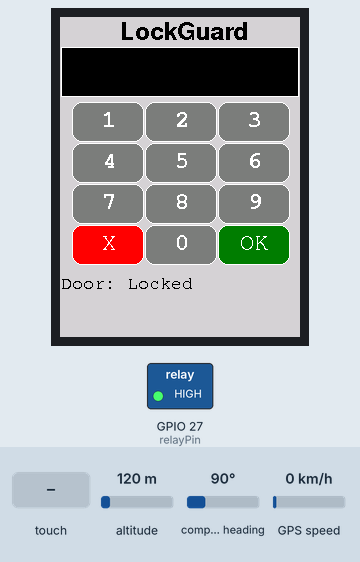
Recording of a program running on a simulated ESP32. Parts: 240×320 colour display, switched loads named in the program (green lamp = pin HIGH). The test bench sets the inputs (shaded band); at power-on: altitude 120 m, compass heading 90°, GPS speed 0 km/h. WiFi joins after 1.5 s; servers stay silent unless stated; storage starts empty; the GPS gets a fix after 3 s at 37.7749, -122.4194 with 8 satellites; what the program prints to the serial monitor is not drawn.

Above: at 3.1 s.
3.2 s: screen touched at 87 % across, 70 % down
At 3.6 s:
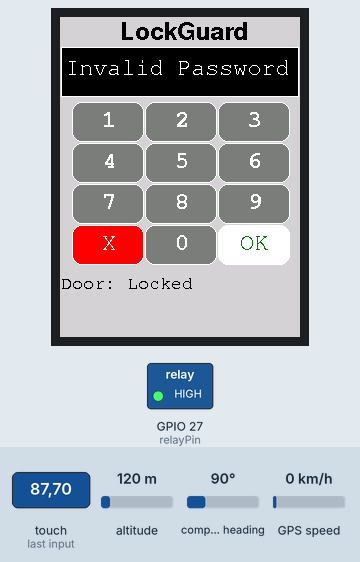
11.9 s: screen touched at 13 % across, 70 % down
At 11.99 s:
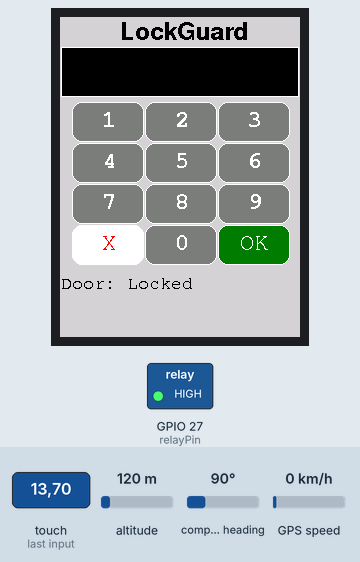
Timing chart, 0 to 14.9 s (numbered marks = the images above; inputs shaded):
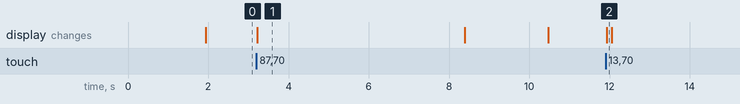

Measured:
- after the input at 3.2 s, the display: changes at once (image 1)
- after the input at 11.9 s, the display: changes at once (image 2)
- what the display in image 1 shows lasts 5.2 s, from 3.2 s to 8.4 s

The program:

main.cpp
```cpp
#include <Arduino.h>
#include <WiFi.h>
#include <PubSubClient.h>  // MQTT library
#include <TinyGPSPlus.h>
#include <HardwareSerial.h>
#include "FS.h"
#include <SPI.h>
#include <TFT_eSPI.h>  // Hardware-specific library
#include <Firebase_ESP_Client.h>

// Firebase credentials
#define API_KEY "APIKEY"
#define DATABASE_URL "DATABASEURL"

// WiFi credentials
#define WIFI_SSID "OPPO A3 Pro 5G"
#define WIFI_PASSWORD "aaaaaaa1"

// Firebase Data object
FirebaseData fbdo;
FirebaseAuth auth;
FirebaseConfig config;

// GPS object
TinyGPSPlus gps;
HardwareSerial SerialGPS(2);  // Create an instance of the HardwareSerial class

const int relayPin = 27;  // Relay pin for solenoid lock

// Timing variables
unsigned long sendDataPrevMillis = 0;
bool doorLocked = true;  // Initial door state is locked
bool invalidattempt = false;
int count = 0;
bool signupOK = false;

// Set global variables
float currentLat = 0.0;
float currentLon = 0.0;
char timeString[9] = "00:00:00";  // Initialize with a default time

// TFT display setup
TFT_eSPI tft = TFT_eSPI();
#define DISP_X 1
#define DISP_Y 30
#define DISP_W 238
#define DISP_H 50
#define DISP_TCOLOR TFT_WHITE

#define NUM_LEN 12
char numberBuffer[NUM_LEN + 1] = "";
uint8_t numberIndex = 0;
uint16_t threshold = 100;
#define PASSWORD "1234"  // Set the password here

// Keypad configuration
#define KEY_X 48 // Centre of key
#define KEY_Y 105
#define KEY_W 72 // Width and height
#define KEY_H 40
#define KEY_SPACING_X 1 // X and Y gap
#define KEY_SPACING_Y 1
#define KEY_TEXTSIZE 1   // Font size multiplier

// Create 12 keys for the keypad
char keyLabel[12][5] = {"1", "2", "3", "4", "5", "6", "7", "8", "9", "X", "0", "OK"};
uint16_t keyColor[12] = {
                         TFT_DARKGREY, TFT_DARKGREY, TFT_DARKGREY,
                         TFT_DARKGREY, TFT_DARKGREY, TFT_DARKGREY,
                         TFT_DARKGREY, TFT_DARKGREY, TFT_DARKGREY,
                         TFT_RED, TFT_DARKGREY, TFT_DARKGREEN
                        };

// Setup TFT buttons and keypad
TFT_eSPI_Button key[12];

// Function prototypes
// void updateDistance(float distance);
void updateStatus(String status);
void updateDoorStatus();
void drawKeypad();
void touch_calibrate();  // Add function prototype for touch calibration
void connectToWiFi();

// Function Prototypes (Declarations)
bool sendToFirebaseFloat(const String &path, float value);
bool sendToFirebaseString(const String &path, const char* value);

void setup() {
  Serial.begin(115200);
  while (!Serial);

  // Connect to Wi-Fi
  connectToWiFi();

  // Initialize GPS
  SerialGPS.begin(9600, SERIAL_8N1, 16, 17); // GPS Serial on RX=16, TX=17
  // Initialize the relay pin
  pinMode(relayPin, OUTPUT);
  digitalWrite(relayPin, HIGH); // Initially locked (no power to solenoid)

  // Firebase setup
  config.api_key = API_KEY;
  config.database_url = DATABASE_URL;
  // No need to define tokenStatusCallback again. It is defined in the Firebase library.

  // Sign-up (authenticate Firebase)
  if (Firebase.signUp(&config, &auth, "", "")) {
    Serial.println("Firebase sign-up successful");
    signupOK = true;
  } else {
    Serial.printf("%s\n", config.signer.signupError.message.c_str());
  }

  Firebase.begin(&config, &auth);
  Firebase.reconnectWiFi(true);

  // Initialize the TFT screen
  tft.init();

  // Set the rotation before we calibrate
  tft.setRotation(0);

  // Calibrate the touch screen and retrieve the scaling factors
  touch_calibrate();

  // Clear the screen
  tft.fillScreen(TFT_BLACK);

  // Draw keypad background
  tft.fillRect(0, 0, 240, 320, TFT_LIGHTGREY);

  // Draw number display area and frame
  tft.fillRect(DISP_X, DISP_Y, DISP_W, DISP_H, TFT_BLACK);
  tft.drawRect(DISP_X, DISP_Y, DISP_W, DISP_H, TFT_WHITE);

  // Draw title of the project
  tft.setFreeFont(&FreeSansBold12pt7b);
  tft.setTextColor(TFT_BLACK);
  tft.drawString("LockGuard", 60, 5);

  updateDoorStatus();
  drawKeypad();
}

void loop() {

  // if (!client.connected()) {
  //   reconnectMQTT();
  // }
  // client.loop();

  if (millis() - sendDataPrevMillis > 15000 || sendDataPrevMillis == 0 || doorLocked == false || invalidattempt == true) {
    sendDataPrevMillis = millis();

    // Read and process GPS data
    while (SerialGPS.available() > 0) {
      char gpsData = SerialGPS.read();
      gps.encode(gpsData);
    }

    // Check if GPS data is available
    if (gps.location.isUpdated() || gps.time.isValid()) {
      // Get the current GPS coordinates
      float currentLat = gps.location.lat();
      float currentLon = gps.location.lng();

      // Get the current time in UTC from GPS
      int hour = gps.time.hour();
      int minute = gps.time.minute();
      int second = gps.time.second();

      // Adjust the time to GMT+7
      hour += 7;
      if (hour >= 24) {
        hour -= 24;
      }

      // Format the time as a string
      char timeString[9];  // HH:MM:SS
      snprintf(timeString, sizeof(timeString), "%02d:%02d:%02d", hour, minute, second);

      // Send GPS data to Firebase with retries
      sendToFirebaseFloat("/gps/latitude", currentLat);
      sendToFirebaseFloat("/gps/longitude", currentLon);
      sendToFirebaseString("/gps/time", timeString);

      if(doorLocked) {
        sendToFirebaseString("/gps/lock", "Locked");
      } else if (!doorLocked) {
        sendToFirebaseString("/gps/lock", "Unlocked");
      }

      if(invalidattempt == true) {
        sendToFirebaseString("/gps/lock", "Failed Attempt to Unlock");
      }

      // Print GPS coordinates and Google Maps link to Serial Monitor
      Serial.print("Latitude: ");
      Serial.print(currentLat, 6);  // Print latitude with 6 decimal places
      Serial.print(", Longitude: ");
      Serial.print(currentLon, 6);  // Print longitude with 6 decimal places

      // Google Maps link
      String googleMapsLink = "https://www.google.com/maps?q=" + String(currentLat, 6) + "," + String(currentLon, 6);
      Serial.print(", Google Maps: ");
      Serial.println(googleMapsLink);

    } else {
      Serial.println("No GPS location data available yet.");
      // Send GPS data to Firebase with retries
      sendToFirebaseFloat("/gps/latitude", 0);
      sendToFirebaseFloat("/gps/longitude", 0);
      sendToFirebaseString("/gps/time", "Cannot get GPS Time Data");

      if(doorLocked) {
        sendToFirebaseString("/gps/lock", "Locked");
      } else if (!doorLocked) {
        sendToFirebaseString("/gps/lock", "Unlocked");
      }

      if(invalidattempt == true) {
        sendToFirebaseString("/gps/lock", "Failed Attempt to Unlock");
      }
    }
  }

  // Check if the OK button was pressed on the TFT keypad
  uint16_t t_x = 0, t_y = 0; // To store the touch coordinates
  bool pressed = tft.getTouch(&t_x, &t_y, threshold);

  for (uint8_t b = 0; b < 12; b++) {
    if (pressed && key[b].contains(t_x, t_y)) {
      key[b].press(true);  // tell the button it is pressed
    } else {
      key[b].press(false);  // tell the button it is NOT pressed
    }

    if (b == 9 || b == 11) tft.setFreeFont(&FreeMono12pt7b);
    else tft.setFreeFont(&FreeMonoBold12pt7b);

    if (key[b].justReleased()) key[b].drawButton();     // draw normal

    if (key[b].justPressed()) {
      key[b].drawButton(true);  // draw invert

      // OK button pressed (button index 11)
      if (b == 11) {
        if (doorLocked) {
          if (strcmp(numberBuffer, PASSWORD) == 0) {
            updateStatus("Valid Password");
            delay(1000);  // Wait for 1 second
            doorLocked = false;  // Unlock the door
            updateStatus("Unlocked");
            sendToFirebaseString("/gps/lock", "Unlocked");
            updateDoorStatus();  // Update the door status on TFT
            // Unlock the door for 5 seconds
            digitalWrite(relayPin, LOW);  // Unlock the solenoid (open the door)
            delay(5000);  // Wait for 5 seconds
            digitalWrite(relayPin, HIGH);  // Lock the solenoid (close the door)
            doorLocked = true;
            updateStatus("Locked");
            sendToFirebaseString("/gps/lock", "Locked");
            updateDoorStatus();  // Update the door status on TFT
          } else {
            updateStatus("Invalid Password");
            invalidattempt = true;
            sendToFirebaseString("/gps/lock", "Failed Attempt to Unlock");
            delay(5000);  // Wait for 5 second
            updateStatus(""); // Clear the status message
            updateDoorStatus();  // Update the door status on TFT
            invalidattempt = false;
          }
        }
        numberIndex = 0;  // Reset the number input after pressing OK
        delay(2000); // Wait for 2 seconds before resetting status message
        numberIndex = 0;
        numberBuffer[numberIndex] = 0; // Reset number buffer
        tft.fillRect(DISP_X, DISP_Y, DISP_W, DISP_H, TFT_BLACK);
        tft.drawRect(DISP_X, DISP_Y, DISP_W, DISP_H, TFT_WHITE);
        Serial.println(numberBuffer);
      }

      // if a numberpad button, append the relevant # to the numberBuffer
      if (b < 9 || b == 10) {
        if (numberIndex < NUM_LEN) {
          numberBuffer[numberIndex] = keyLabel[b][0];
          numberIndex++;
          numberBuffer[numberIndex] = 0; // zero terminate
        }
        updateStatus(""); // Clear the old status
      }

      // Del button, so delete last char
      if (b == 9) {
        numberBuffer[numberIndex] = 0;
        if (numberIndex > 0) {
          numberIndex--;
          numberBuffer[numberIndex] = 0;
        }
        updateStatus(""); // Clear the old status
      }

      // Update the number display field
      tft.setTextDatum(TL_DATUM);
      tft.setFreeFont(&FreeMono18pt7b);
      tft.setTextColor(DISP_TCOLOR);
      int xwidth = tft.drawString(numberBuffer, DISP_X + 4, DISP_Y + 12);
      tft.fillRect(DISP_X + 4 + xwidth, DISP_Y + 1, DISP_W - xwidth - 5, DISP_H - 2, TFT_BLACK);
      tft.drawRect(DISP_X, DISP_Y, DISP_W, DISP_H, TFT_WHITE);
      delay(50); // UI debouncing
    }
  }
}

void updateDoorStatus() {
  tft.fillRect(1, 260, 250, 20, TFT_LIGHTGREY);
  tft.drawRect(1, 260, 250, 20, TFT_LIGHTGREY);
  if (doorLocked) {
    tft.setTextColor(TFT_BLACK);
    tft.setFreeFont(&FreeMono9pt7b);
    tft.drawString("Door: Locked", 1, 260);
  } else if (!doorLocked) {
    tft.setTextColor(TFT_BLACK);
    tft.setFreeFont(&FreeMono9pt7b);
    tft.drawString("Door: Unlocked", 1, 260);
  }
}

void updateStatus(String status) {
  tft.fillRect(DISP_X, DISP_Y, DISP_W, DISP_H, TFT_BLACK);
  tft.drawRect(DISP_X, DISP_Y, DISP_W, DISP_H, TFT_WHITE);
  tft.setTextPadding(DISP_W - 8);
  tft.setTextColor(TFT_WHITE, TFT_BLACK);
  tft.setFreeFont(&FreeMono12pt7b);
  tft.setTextDatum(TL_DATUM);
  tft.setTextSize(1);
  tft.drawString(status, DISP_X + 4, DISP_Y + 12);
}

void drawKeypad() {
  // Draw the keys
  for (uint8_t row = 0; row < 4; row++) {
    for (uint8_t col = 0; col < 3; col++) {
      uint8_t b = col + row * 3;

      if (b == 9 || b == 11) tft.setFreeFont(&FreeMono12pt7b);
      else tft.setFreeFont(&FreeMonoBold12pt7b);

      key[b].initButton(&tft, KEY_X + col * (KEY_W + KEY_SPACING_X),
                        KEY_Y + row * (KEY_H + KEY_SPACING_Y),
                        KEY_W, KEY_H, TFT_WHITE, keyColor[b], TFT_WHITE,
                        keyLabel[b], KEY_TEXTSIZE);
      key[b].drawButton();
    }
  }
}

void touch_calibrate() {
  uint16_t calData[5];
  uint8_t calDataOK = 0;

  // Check if calibration file exists and size is correct
  if (SPIFFS.begin()) {
    if (SPIFFS.exists("/TouchCalData")) {
      File f = SPIFFS.open("/TouchCalData", "r");
      if (f.readBytes((char *)calData, 14) == 14) {
        calDataOK = 1;
      }
      f.close();
    }
  }

  if (calDataOK) {
    // Set the calibration data
    tft.setTouch(calData);
    Serial.println("Touch screen calibrated");
  } else {
    Serial.println("Calibrating touch screen...");
    tft.calibrateTouch(calData, TFT_WHITE, TFT_RED, 15);
    Serial.println("Calibration complete");

    // Store calibration data
    if (SPIFFS.begin()) {
      File f = SPIFFS.open("/TouchCalData", "w");
      f.write((const unsigned char *)calData, 14);
      f.close();
    }
  }
}

void connectToWiFi() {
  WiFi.begin(WIFI_SSID, WIFI_PASSWORD);
  Serial.print("Connecting to Wi-Fi");
  while (WiFi.status() != WL_CONNECTED) {
    Serial.print(".");
    delay(300);
  }
  Serial.println();
  Serial.print("Connected with IP: ");
  Serial.println(WiFi.localIP());
}

// Function Definitions (Implementations)
bool sendToFirebaseFloat(const String &path, float value) {
  bool success = false;
  int retryCount = 3;

  while (retryCount > 0 && !success) {
    if (Firebase.RTDB.setFloat(&fbdo, path.c_str(), value)) {
      Serial.println(path + " sent successfully at " + timeString);
      success = true;
    } else {
      Serial.println("Failed to send " + path + "at " + timeString);
      Serial.println(fbdo.errorReason());
      retryCount--;
      delay(1000);  // Retry delay
    }
  }
  return success;
}

bool sendToFirebaseString(const String &path, const char* value) {
  bool success = false;
  int retryCount = 3;

  while (retryCount > 0 && !success) {
    if (Firebase.RTDB.setString(&fbdo, path.c_str(), value)) {
      Serial.println(path + " sent successfully at " + timeString);
      success = true;
    } else {
      Serial.println("Failed to send " + path + "at " + timeString);
      Serial.println(fbdo.errorReason());
      retryCount--;
      delay(1000);  // Retry delay
    }
  }
  return success;
}
```
